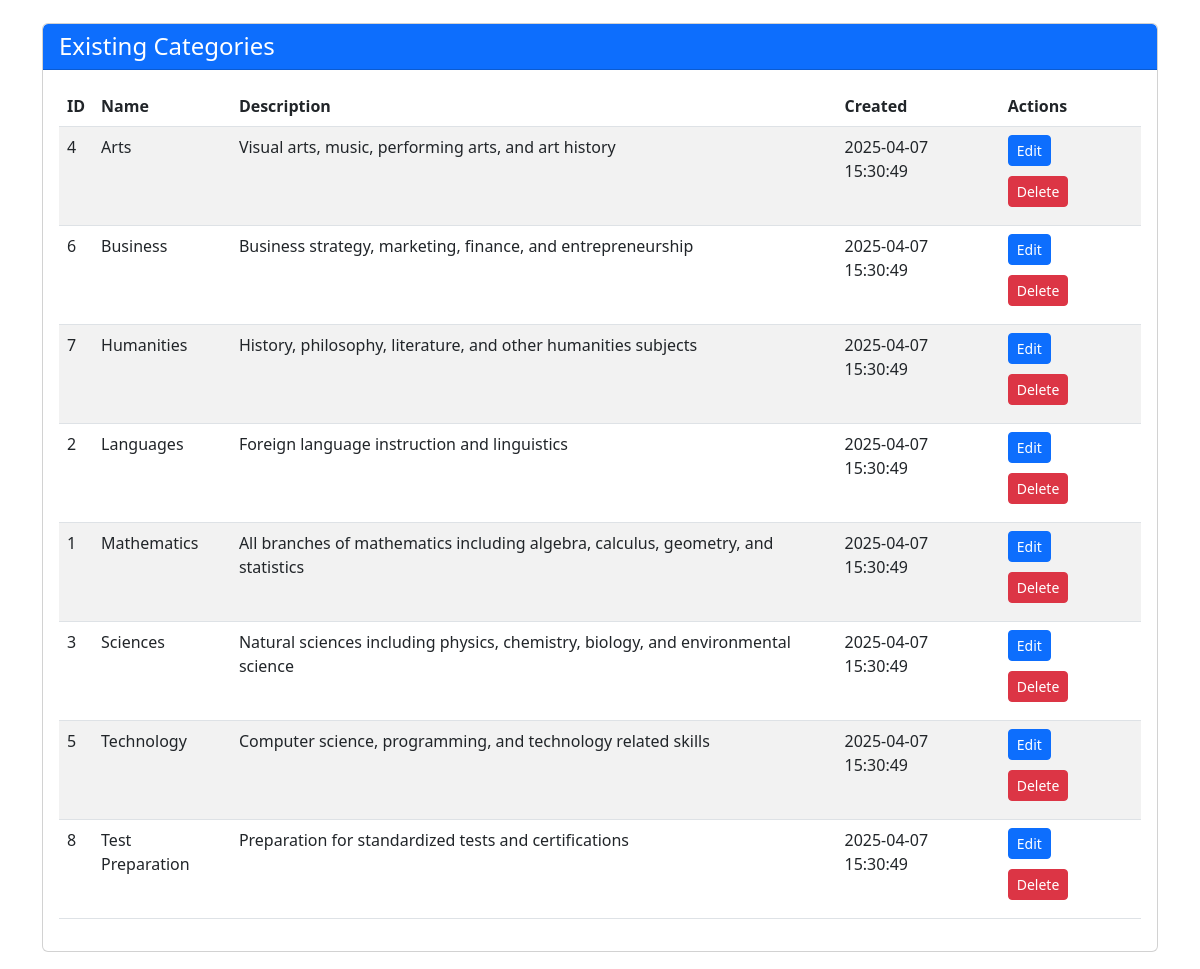
The page /pages/manage-categories.php (signed in, middle part) on the database as committed earlier.
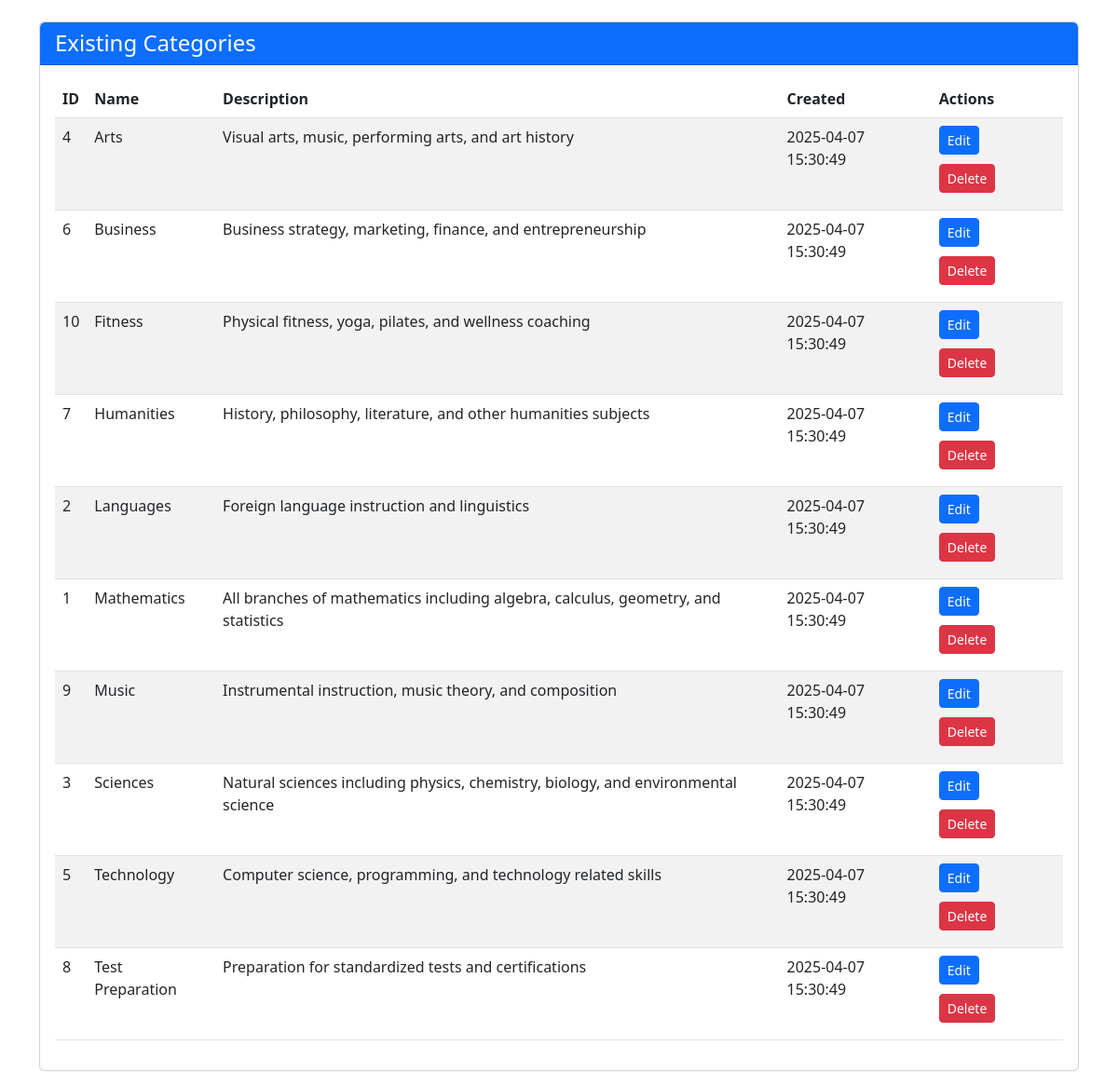
The same page on the database as committed later.
### tables this page shows
CREATE TABLE IF NOT EXISTS Expertise_Categories (
    category_id INT PRIMARY KEY AUTO_INCREMENT,
    category_name VARCHAR(100) NOT NULL,
    description TEXT,
    created_at TIMESTAMP DEFAULT CURRENT_TIMESTAMP
);

### pages/manage-categories.php (the view, shortened to what this page needs)
<?php
require_once __DIR__ . '/../includes/db_connection.php';
$category_to_edit = null;
try {
    $stmt = $pdo->prepare("SELECT * FROM Expertise_Categories ORDER BY category_name");
    $stmt->execute();
    $categories = $stmt->fetchAll(PDO::FETCH_ASSOC);
} catch (PDOException $e) {
    $error_message = "Database error: " . $e->getMessage();
    $categories = [];
}
include __DIR__ . '/../includes/header.php';
?>
<div class="container mt-5">
    <div class="row">
        <div class="col-md-12">
            <?php if (!$category_to_edit): ?>
                <div class="card">
                    <div class="card-header bg-primary text-white">
                        <h4 class="mb-0">Existing Categories</h4>
                    </div>
                    <div class="card-body">
                        <?php if (empty($categories)): ?>
                            <p class="text-muted">No categories found.</p>
                        <?php else: ?>
                            <div class="table-responsive">
                                <table class="table table-striped">
                                    <thead>
                                        <tr>
                                            <th>ID</th>
                                            <th>Name</th>
                                            <th>Description</th>
                                            <th>Created</th>
                                            <th>Actions</th>
                                        </tr>
                                    </thead>
                                    <tbody>
                                        <?php foreach ($categories as $category): ?>
                                            <tr>
                                                <td><?= $category['category_id'] ?></td>
                                                <td><?= htmlspecialchars($category['category_name']) ?></td>
                                                <td><?= htmlspecialchars($category['description'] ?? '') ?></td>
                                                <td><?= $category['created_at'] ?></td>
                                                <td>
                                                    <a href="manage-categories.php?edit=<?= $category['category_id'] ?>" class="btn btn-sm btn-primary">Edit</a>
                                                    <a href="manage-categories.php?delete=<?= $category['category_id'] ?>" class="btn btn-sm btn-danger"
                                                       onclick="return confirm('Are you sure you want to delete this category?')">Delete</a>
                                                </td>
                                            </tr>
                                        <?php endforeach; ?>
                                    </tbody>
                                </table>
                            </div>
                        <?php endif; ?>
                    </div>
                </div>
            <?php endif; ?>
        </div>
    </div>
</div>
<?php include __DIR__ . '/../includes/footer.php'; ?>

### includes/header.php (shortened to what this page needs)
<!DOCTYPE html>
<html lang="en">
<head>
    <link rel="stylesheet" href="assets/css/styles.css">
    <link href="https://cdn.jsdelivr.net/npm/bootstrap@5.3.0/dist/css/bootstrap.min.css" rel="stylesheet">
    <link rel="stylesheet" href="https://cdn.jsdelivr.net/npm/bootstrap-icons@1.11.1/font/bootstrap-icons.css">
</head>
<body>
</body>
</html>

### includes/footer.php (shortened to what this page needs)
</body>
</html>

### assets/css/styles.css (style rules this page uses)
body { font-family: 'Arial', sans-serif; color: #333; line-height: 1.6; }
.card { border-radius: 8px; overflow: hidden; transition: transform 0.3s, box-shadow 0.3s; }
.btn-primary { background-color: #0d6efd; border-color: #0d6efd; }
.container { max-width: 1200px; margin: 0 auto; padding: 20px; }
.btn { margin-right: 10px; margin-bottom: 10px; }

Rows that differ between the two databases and show on the page:
added expertise_categories: category_id "10", category_name "Fitness", description "Physical fitness, yoga, pilates, and wellness coaching", created_at "2025-04-07 15:30:49"
added expertise_categories: category_id "9", category_name "Music", description "Instrumental instruction, music theory, and composition", created_at "2025-04-07 15:30:49"
